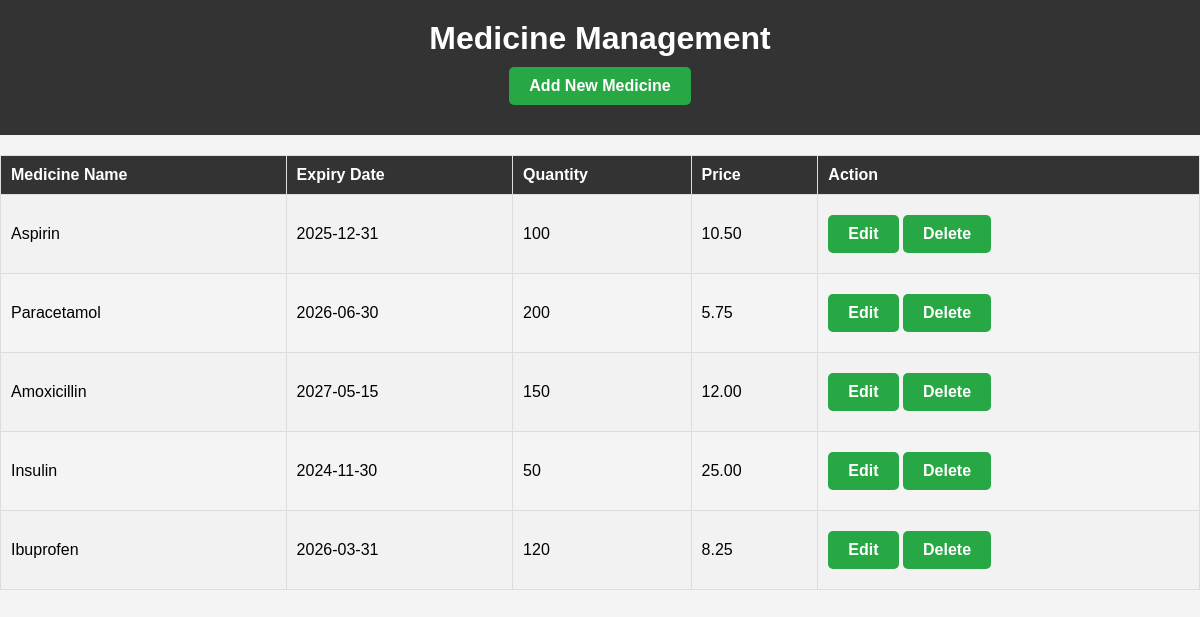
The app's page /management/medicine_management/index.php with its own data.
### tables this page shows
CREATE TABLE `medicine` (
  `medicine_id` int(11) NOT NULL,
  `medicine_name` varchar(100) NOT NULL,
  `expiry_date` date DEFAULT NULL,
  `quantity` int(11) NOT NULL,
  `price` decimal(10,2) NOT NULL
);

### management/medicine_management/index.php (the view, shortened to what this page needs)
<?php
include('../../includes/db_connection.php');
$sql = "SELECT * FROM medicine";
$result = $conn->query($sql);
?>
<!DOCTYPE html>
<html lang="en">
<head>
    <link rel="stylesheet" href="assets/css/resource.css">
    <link rel="stylesheet" href="medicine.css">
</head>
<body>
    <header>
        <h1>Medicine Management</h1>
        <a href="add_medicine.php" class="btn">Add New Medicine</a>
    </header>
    <table>
        <tr>
            <th>Medicine Name</th>
            <th>Expiry Date</th>
            <th>Quantity</th>
            <th>Price</th>
            <th>Action</th>
        </tr>
        <?php
        if ($result->num_rows > 0) {
            while($row = $result->fetch_assoc()) {
                echo "<tr>
                        <td>" . $row['medicine_name'] . "</td>
                        <td>" . $row['expiry_date'] . "</td>
                        <td>" . $row['quantity'] . "</td>
                        <td>" . $row['price'] . "</td>
                        <td>
                            <a href='edit_medicine.php?id=" . $row['medicine_id'] . "' class='btn'>Edit</a>
                            <a href='delete_medicine.php?id=" . $row['medicine_id'] . "' class='btn'>Delete</a>
                        </td>
                    </tr>";
            }
        } else {
            echo "<tr><td colspan='5'>No records found</td></tr>";
        }
        ?>
    </table>
</body>
</html>

### management/resource_allocation/resource.css (style rules this page uses)
body { font-family: Arial, sans-serif; margin: 0; padding: 0; background-color: #f4f4f4; }
header { background-color: #333; color: white; padding: 20px; text-align: center; }
h1 { margin: 0; }
a.btn, form button { background-color: #28a745; color: white; padding: 10px 20px; text-decoration: none; border-radius: 5px; font-weight: bold; display: inline-block; margin: 10px 0; cursor: pointer; }
table { width: 100%; margin: 20px 0; border-collapse: collapse; }
table th, table td { padding: 10px; text-align: left; border: 1px solid #ddd; }
table th { background-color: #333; color: white; }
table tr:nth-child(even) { background-color: #f2f2f2; }

### management/medicine_management/medicine.css (style rules this page uses)
body { font-family: Arial, sans-serif; margin: 0; padding: 0; background-color: #f4f4f4; }
header { background-color: #333; color: white; padding: 20px; text-align: center; }
h1 { margin: 0; }
a.btn, form button { background-color: #28a745; color: white; padding: 10px 20px; text-decoration: none; border-radius: 5px; font-weight: bold; display: inline-block; margin: 10px 0; cursor: pointer; }
table { width: 100%; margin: 20px 0; border-collapse: collapse; }
table th, table td { padding: 10px; text-align: left; border: 1px solid #ddd; }
table th { background-color: #333; color: white; }
table tr:nth-child(even) { background-color: #f2f2f2; }

### records on screen
medicine: medicine_name "Aspirin", expiry_date "2025-12-31", quantity "100", price "10.50"
medicine: medicine_name "Paracetamol", expiry_date "2026-06-30", quantity "200", price "5.75"
medicine: medicine_name "Amoxicillin", expiry_date "2027-05-15", quantity "150", price "12.00"
medicine: medicine_name "Insulin", expiry_date "2024-11-30", quantity "50", price "25.00"
medicine: medicine_name "Ibuprofen", expiry_date "2026-03-31", quantity "120", price "8.25"
